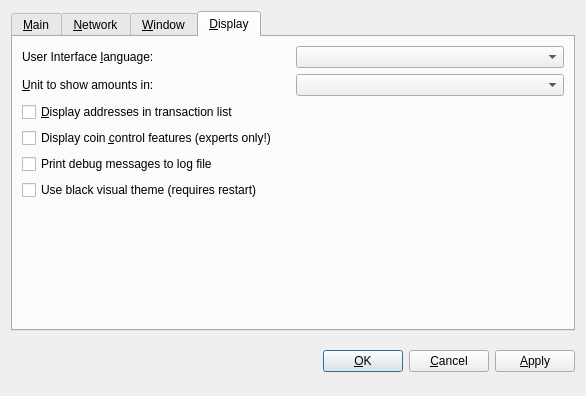
<?xml version="1.0" encoding="UTF-8"?>
<ui version="4.0">
 <class>OptionsDialog</class>
 <widget class="QDialog" name="OptionsDialog">
  <property name="geometry">
   <rect>
    <x>0</x>
    <y>0</y>
    <width>586</width>
    <height>396</height>
   </rect>
  </property>
  <property name="windowTitle">
   <string>Options</string>
  </property>
  <property name="styleSheet">
   <string notr="true"/>
  </property>
  <property name="modal">
   <bool>true</bool>
  </property>
  <layout class="QVBoxLayout" name="verticalLayout">
   <item>
    <widget class="QTabWidget" name="tabWidget">
     <property name="tabPosition">
      <enum>QTabWidget::North</enum>
     </property>
     <property name="currentIndex">
      <number>3</number>
     </property>
     <widget class="QWidget" name="tabMain">
      <attribute name="title">
       <string>&amp;Main</string>
      </attribute>
      <layout class="QVBoxLayout" name="verticalLayout_Main">
       <item>
        <widget class="QLabel" name="transactionFeeInfoLabel">
         <property name="text">
          <string>Optional transaction fee per kB that helps make sure your transactions are processed quickly. Most transactions are 1 kB. Fee 0.01 recommended.</string>
         </property>
         <property name="textFormat">
          <enum>Qt::PlainText</enum>
         </property>
         <property name="wordWrap">
          <bool>true</bool>
         </property>
        </widget>
       </item>
       <item>
        <layout class="QHBoxLayout" name="horizontalLayoutFee">
         <item>
          <widget class="QLabel" name="transactionFeeLabel">
           <property name="text">
            <string>Pay transaction &amp;fee</string>
           </property>
           <property name="textFormat">
            <enum>Qt::PlainText</enum>
           </property>
           <property name="buddy">
            <cstring>transactionFee</cstring>
           </property>
          </widget>
         </item>
         <item>
          <widget class="BitcoinAmountField" name="transactionFee"/>
         </item>
         <item>
          <spacer name="horizontalSpacerFee">
           <property name="orientation">
            <enum>Qt::Horizontal</enum>
           </property>
           <property name="sizeHint" stdset="0">
            <size>
             <width>40</width>
             <height>20</height>
            </size>
           </property>
          </spacer>
         </item>
        </layout>
       </item>
       <item>
        <widget class="QLabel" name="reserveBalanceInfoLabel">
         <property name="text">
          <string>Reserved amount does not participate in staking and is therefore spendable at any time.</string>
         </property>
         <property name="textFormat">
          <enum>Qt::PlainText</enum>
         </property>
         <property name="wordWrap">
          <bool>true</bool>
         </property>
        </widget>
       </item>
       <item>
        <layout class="QHBoxLayout" name="horizontalLayoutReserveBalance">
         <item>
          <widget class="QLabel" name="reserveBalanceLabel">
           <property name="text">
            <string>Reserve</string>
           </property>
           <property name="textFormat">
            <enum>Qt::PlainText</enum>
           </property>
           <property name="buddy">
            <cstring>reserveBalance</cstring>
           </property>
          </widget>
         </item>
         <item>
          <widget class="BitcoinAmountField" name="reserveBalance"/>
         </item>
         <item>
          <spacer name="horizontalSpacerReserveBalance">
           <property name="orientation">
            <enum>Qt::Horizontal</enum>
           </property>
           <property name="sizeHint" stdset="0">
            <size>
             <width>40</width>
             <height>20</height>
            </size>
           </property>
          </spacer>
         </item>
        </layout>
       </item>
       <item>
        <widget class="QCheckBox" name="bitcoinAtStartup">
         <property name="toolTip">
          <string>Automatically start PRiVCY after logging in to the system.</string>
         </property>
         <property name="text">
          <string>&amp;Start PRiVCY on system login</string>
         </property>
        </widget>
       </item>
       <item>
        <widget class="QCheckBox" name="detachDatabases">
         <property name="toolTip">
          <string>Detach block and address databases at shutdown. This means they can be moved to another data directory, but it slows down shutdown. The wallet is always detached.</string>
         </property>
         <property name="text">
          <string>&amp;Detach databases at shutdown</string>
         </property>
        </widget>
       </item>
       <item>
        <spacer name="verticalSpacer_Main">
         <property name="orientation">
          <enum>Qt::Vertical</enum>
         </property>
         <property name="sizeHint" stdset="0">
          <size>
           <width>20</width>
           <height>40</height>
          </size>
         </property>
        </spacer>
       </item>
      </layout>
     </widget>
     <widget class="QWidget" name="tabNetwork">
      <attribute name="title">
       <string>&amp;Network</string>
      </attribute>
      <layout class="QVBoxLayout" name="verticalLayout_Network">
       <item>
        <widget class="QCheckBox" name="mapPortUpnp">
         <property name="toolTip">
          <string>Automatically open the PRiVCY client port on the router. This only works when your router supports UPnP and it is enabled.</string>
         </property>
         <property name="text">
          <string>Map port using &amp;UPnP</string>
         </property>
        </widget>
       </item>
       <item>
        <widget class="QCheckBox" name="connectSocks">
         <property name="toolTip">
          <string>Connect to the PRiVCY network through a SOCKS proxy (e.g. when connecting through Tor).</string>
         </property>
         <property name="text">
          <string>&amp;Connect through SOCKS proxy:</string>
         </property>
        </widget>
       </item>
       <item>
        <layout class="QHBoxLayout" name="horizontalLayout_Network">
         <item>
          <widget class="QLabel" name="proxyIpLabel">
           <property name="text">
            <string>Proxy &amp;IP:</string>
           </property>
           <property name="textFormat">
            <enum>Qt::PlainText</enum>
           </property>
           <property name="buddy">
            <cstring>proxyIp</cstring>
           </property>
          </widget>
         </item>
         <item>
          <widget class="QValidatedLineEdit" name="proxyIp">
           <property name="maximumSize">
            <size>
             <width>140</width>
             <height>16777215</height>
            </size>
           </property>
           <property name="toolTip">
            <string>IP address of the proxy (e.g. 127.0.0.1)</string>
           </property>
          </widget>
         </item>
         <item>
          <widget class="QLabel" name="proxyPortLabel">
           <property name="text">
            <string>&amp;Port:</string>
           </property>
           <property name="textFormat">
            <enum>Qt::PlainText</enum>
           </property>
           <property name="buddy">
            <cstring>proxyPort</cstring>
           </property>
          </widget>
         </item>
         <item>
          <widget class="QLineEdit" name="proxyPort">
           <property name="maximumSize">
            <size>
             <width>55</width>
             <height>16777215</height>
            </size>
           </property>
           <property name="toolTip">
            <string>Port of the proxy (e.g. 9050)</string>
           </property>
          </widget>
         </item>
         <item>
          <widget class="QLabel" name="socksVersionLabel">
           <property name="text">
            <string>SOCKS &amp;Version:</string>
           </property>
           <property name="textFormat">
            <enum>Qt::PlainText</enum>
           </property>
           <property name="buddy">
            <cstring>socksVersion</cstring>
           </property>
          </widget>
         </item>
         <item>
          <widget class="QValueComboBox" name="socksVersion">
           <property name="minimumSize">
            <size>
             <width>75</width>
             <height>0</height>
            </size>
           </property>
           <property name="toolTip">
            <string>SOCKS version of the proxy (e.g. 5)</string>
           </property>
          </widget>
         </item>
         <item>
          <spacer name="horizontalSpacer_Network">
           <property name="orientation">
            <enum>Qt::Horizontal</enum>
           </property>
           <property name="sizeHint" stdset="0">
            <size>
             <width>40</width>
             <height>20</height>
            </size>
           </property>
          </spacer>
         </item>
        </layout>
       </item>
       <item>
        <spacer name="verticalSpacer_Network">
         <property name="orientation">
          <enum>Qt::Vertical</enum>
         </property>
         <property name="sizeHint" stdset="0">
          <size>
           <width>20</width>
           <height>40</height>
          </size>
         </property>
        </spacer>
       </item>
      </layout>
     </widget>
     <widget class="QWidget" name="tabWindow">
      <attribute name="title">
       <string>&amp;Window</string>
      </attribute>
      <layout class="QVBoxLayout" name="verticalLayout_Window">
       <item>
        <widget class="QCheckBox" name="minimizeToTray">
         <property name="toolTip">
          <string>Show only a tray icon after minimizing the window.</string>
         </property>
         <property name="text">
          <string>&amp;Minimize to the tray instead of the taskbar</string>
         </property>
        </widget>
       </item>
       <item>
        <widget class="QCheckBox" name="minimizeOnClose">
         <property name="toolTip">
          <string>Minimize instead of exit the application when the window is closed. When this option is enabled, the application will be closed only after selecting Quit in the menu.</string>
         </property>
         <property name="text">
          <string>M&amp;inimize on close</string>
         </property>
        </widget>
       </item>
       <item>
        <spacer name="verticalSpacer_Window">
         <property name="orientation">
          <enum>Qt::Vertical</enum>
         </property>
         <property name="sizeHint" stdset="0">
          <size>
           <width>20</width>
           <height>40</height>
          </size>
         </property>
        </spacer>
       </item>
      </layout>
     </widget>
     <widget class="QWidget" name="tabDisplay">
      <attribute name="title">
       <string>&amp;Display</string>
      </attribute>
      <layout class="QGridLayout" name="gridLayout">
       <item row="0" column="0">
        <layout class="QHBoxLayout" name="horizontalLayout_1_Display">
         <item>
          <widget class="QLabel" name="langLabel">
           <property name="text">
            <string>User Interface &amp;language:</string>
           </property>
           <property name="textFormat">
            <enum>Qt::PlainText</enum>
           </property>
           <property name="buddy">
            <cstring>lang</cstring>
           </property>
          </widget>
         </item>
         <item>
          <widget class="QValueComboBox" name="lang">
           <property name="toolTip">
            <string>The user interface language can be set here. This setting will take effect after restarting PRiVCY.</string>
           </property>
          </widget>
         </item>
        </layout>
       </item>
       <item row="1" column="0">
        <layout class="QHBoxLayout" name="horizontalLayout_2_Display">
         <item>
          <widget class="QLabel" name="unitLabel">
           <property name="text">
            <string>&amp;Unit to show amounts in:</string>
           </property>
           <property name="textFormat">
            <enum>Qt::PlainText</enum>
           </property>
           <property name="buddy">
            <cstring>unit</cstring>
           </property>
          </widget>
         </item>
         <item>
          <widget class="QValueComboBox" name="unit">
           <property name="toolTip">
            <string>Choose the default subdivision unit to show in the interface and when sending coins.</string>
           </property>
          </widget>
         </item>
        </layout>
       </item>
       <item row="2" column="0">
        <widget class="QCheckBox" name="displayAddresses">
         <property name="toolTip">
          <string>Whether to show PRiVCY addresses in the transaction list or not.</string>
         </property>
         <property name="text">
          <string>&amp;Display addresses in transaction list</string>
         </property>
        </widget>
       </item>
       <item row="3" column="0">
        <widget class="QCheckBox" name="coinControlFeatures">
         <property name="toolTip">
          <string>Whether to show coin control features or not.</string>
         </property>
         <property name="text">
          <string>Display coin &amp;control features (experts only!)</string>
         </property>
        </widget>
       </item>
       <item row="4" column="0">
        <widget class="QCheckBox" name="printDebugLog">
         <property name="toolTip">
          <string>If enabled PRiVCY wallet will print all debug messages to debug.log file.</string>
         </property>
         <property name="text">
          <string>Print debug messages to log file</string>
         </property>
        </widget>
       </item>
       <item row="5" column="0">
        <widget class="QCheckBox" name="useBlackTheme">
         <property name="text">
          <string>Use black visual theme (requires restart)</string>
         </property>
        </widget>
       </item>
       <item row="6" column="0">
        <spacer name="verticalSpacer_Display">
         <property name="orientation">
          <enum>Qt::Vertical</enum>
         </property>
         <property name="sizeHint" stdset="0">
          <size>
           <width>20</width>
           <height>40</height>
          </size>
         </property>
        </spacer>
       </item>
      </layout>
     </widget>
    </widget>
   </item>
   <item>
    <layout class="QHBoxLayout" name="horizontalLayout_Buttons">
     <item>
      <spacer name="horizontalSpacer_1">
       <property name="orientation">
        <enum>Qt::Horizontal</enum>
       </property>
       <property name="sizeHint" stdset="0">
        <size>
         <width>40</width>
         <height>48</height>
        </size>
       </property>
      </spacer>
     </item>
     <item>
      <widget class="QLabel" name="statusLabel">
       <property name="font">
        <font>
         <weight>50</weight>
         <bold>false</bold>
        </font>
       </property>
       <property name="text">
        <string/>
       </property>
       <property name="textFormat">
        <enum>Qt::PlainText</enum>
       </property>
       <property name="wordWrap">
        <bool>true</bool>
       </property>
      </widget>
     </item>
     <item>
      <spacer name="horizontalSpacer_2">
       <property name="orientation">
        <enum>Qt::Horizontal</enum>
       </property>
       <property name="sizeHint" stdset="0">
        <size>
         <width>40</width>
         <height>48</height>
        </size>
       </property>
      </spacer>
     </item>
     <item>
      <widget class="QPushButton" name="okButton">
       <property name="text">
        <string>&amp;OK</string>
       </property>
      </widget>
     </item>
     <item>
      <widget class="QPushButton" name="cancelButton">
       <property name="text">
        <string>&amp;Cancel</string>
       </property>
       <property name="autoDefault">
        <bool>false</bool>
       </property>
      </widget>
     </item>
     <item>
      <widget class="QPushButton" name="applyButton">
       <property name="text">
        <string>&amp;Apply</string>
       </property>
       <property name="autoDefault">
        <bool>false</bool>
       </property>
      </widget>
     </item>
    </layout>
   </item>
  </layout>
 </widget>
 <customwidgets>
  <customwidget>
   <class>QValidatedLineEdit</class>
   <extends>QLineEdit</extends>
   <header>qvalidatedlineedit.h</header>
  </customwidget>
  <customwidget>
   <class>BitcoinAmountField</class>
   <extends>QSpinBox</extends>
   <header>bitcoinamountfield.h</header>
   <container>1</container>
  </customwidget>
  <customwidget>
   <class>QValueComboBox</class>
   <extends>QComboBox</extends>
   <header>qvaluecombobox.h</header>
  </customwidget>
 </customwidgets>
 <resources/>
 <connections/>
</ui>
